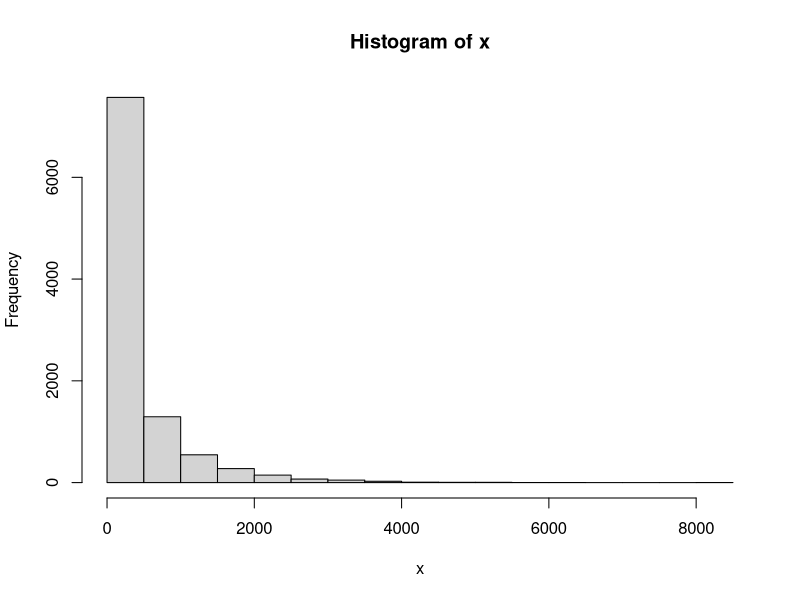
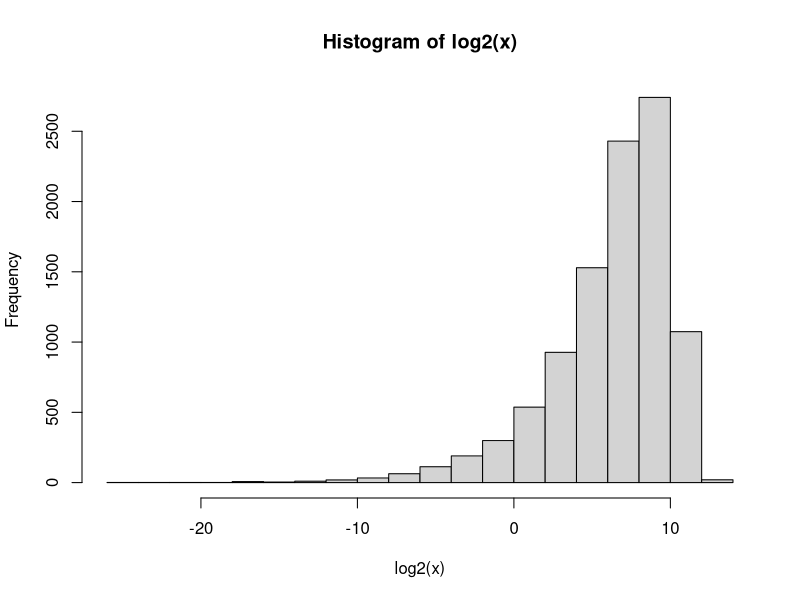

These charts were generated, in order, by the following R code:
# Code for data transformation

# see https://pubmed.ncbi.nlm.nih.gov/15147579/
# https://www.ncbi.nlm.nih.gov/pmc/articles/PMC4373093/

# simulate some data using gamma distribution - non-negative, positive skew
x <- rgamma(10000,shape = 0.4, 1/1000)
hist(x)

# log2 transformation
hist(log2(x))
